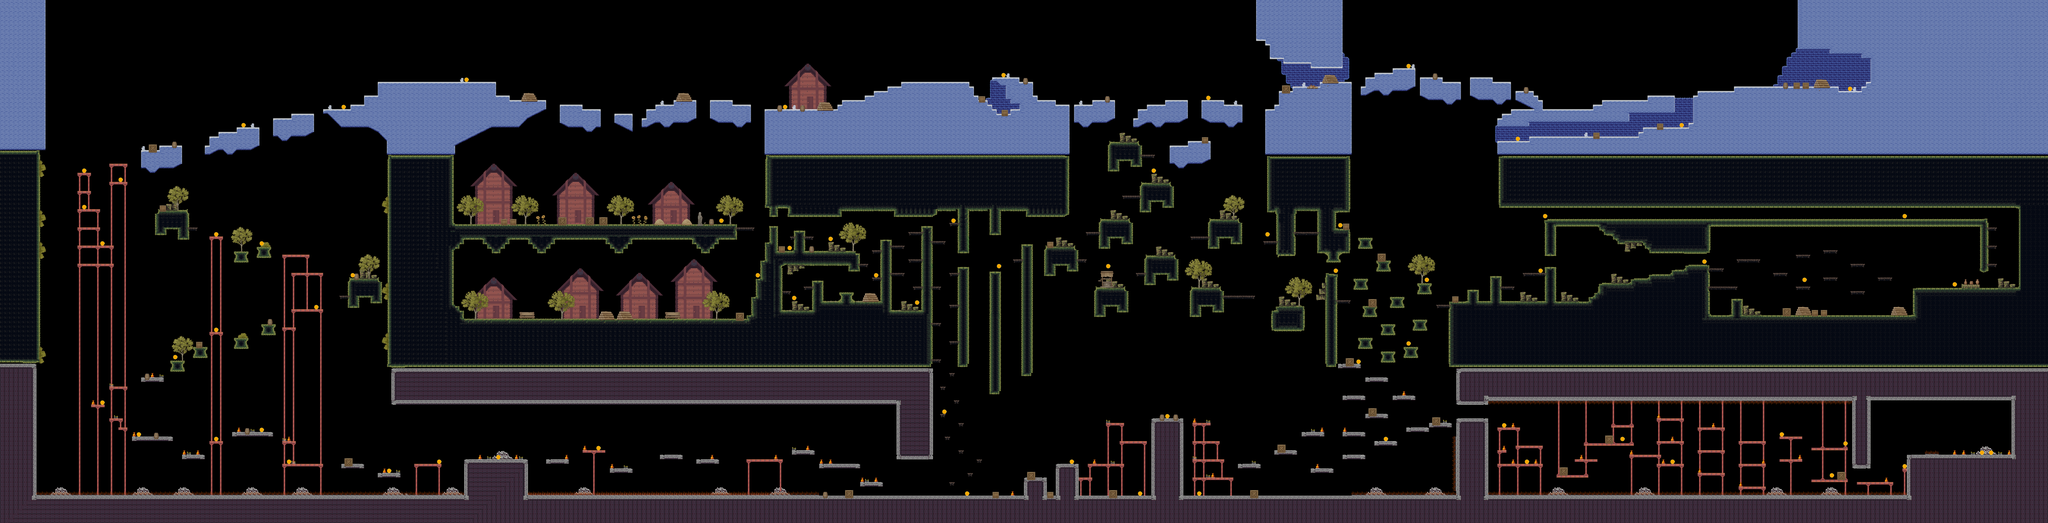

A level layout from a 2D game, rendered from its tile map. Below: a short description, then the map file with tile-grid data replaced by summaries:
An orthogonal 450x115 tile map with 25x25 px tiles, 4 tile layers (Houses, gr, Gr0, coin), 7 tilesets and 631 objects.

<map version="1.10" tiledversion="1.10.2" orientation="orthogonal" renderorder="right-down" width="450" height="115" tilewidth="25" tileheight="25" infinite="0" nextlayerid="18" nextobjectid="812">
 <tileset firstgid="1" source="ones.tsx" />
 <tileset firstgid="400" source="twice.tsx" />
 <tileset firstgid="638" source="Farm.tsx" />
 <tileset firstgid="2238" source="Cave.tsx" />
 <tileset firstgid="3018" source="Houses.tsx" />
 <tileset firstgid="3494" name="Snow" tilewidth="25" tileheight="25" tilecount="110" columns="11">
  <image source="SnowTiles.png" width="291" height="268" />
 </tileset>
 <tileset firstgid="3604" name="NormalCoin" tilewidth="25" tileheight="25" tilecount="1" columns="1">
  <image source="IMG_0708.png" width="25" height="25" />
 </tileset>
 <layer id="7" name="Houses" width="450" height="115">
  <data>[51750 cells, 1858 non-empty, 100 distinct tile ids]</data>
 </layer>
 <layer id="1" name="gr" width="450" height="115">
  <data>[51750 cells, 22428 non-empty, 159 distinct tile ids]</data>
 </layer>
 <layer id="6" name="Gr0" width="450" height="115">
  <data>[51750 cells, 1922 non-empty, 235 distinct tile ids]</data>
 </layer>
 <objectgroup id="4" name="env" visible="0">
  <object id="47" x="4462.67" y="1545.33" width="55.3333" height="164.667" />
  <object id="51" x="4515.33" y="1658.67" width="109.333" height="52" />
  <object id="52" x="4621.33" y="1612.67" width="56" height="44" />
  <object id="53" x="4620.67" y="1657.33" width="229.333" height="68.6667" />
  <object id="54" x="4835.33" y="1319.33" width="60" height="335.333" />
  <object id="56" x="4838" y="1654.67" width="57.3333" height="71.3333" />
  <object id="59" x="4894" y="1708" width="186" height="32.6667" />
  <object id="61" x="4789.33" y="1526" width="52.6667" height="15.3333" />
  <object id="63" x="4710.67" y="1448.67" width="60.6667" height="19.3333" />
  <object id="65" x="4788.67" y="1376" width="49.3333" height="14.6667" />
  <object id="66" x="4896" y="1351.33" width="72" height="14.6667" />
  <object id="67" x="4893.33" y="1500.67" width="74.6667" height="16.6667" />
  <object id="68" x="5012" y="1576" width="58" height="16" />
  <object id="69" x="4988.67" y="1425.33" width="94.6667" height="16" />
  <object id="70" x="4990.67" y="1276" width="88.6667" height="15.3333" />
  <object id="71" x="4252" y="1707.33" width="260.667" height="34" />
  <object id="72" x="4350" y="1656.67" width="29.3333" height="56.6667" />
  <object id="73" x="4380.67" y="1673.33" width="31.3333" height="43.3333" />
  <object id="74" x="4411.33" y="1688" width="34" height="32.6667" />
  <object id="75" x="4247.33" y="1437.33" width="50" height="268.667" />
  <object id="76" x="4291.33" y="1600" width="52" height="16.6667" />
  <object id="77" x="4411.33" y="1574" width="60" height="18.6667" />
  <object id="79" x="4249.33" y="1383.33" width="449.333" height="68" />
  <object id="80" x="4323.33" y="1449.33" width="32" height="55.3333" />
  <object id="81" x="4356" y="1449.33" width="30.6667" height="38" />
  <object id="82" x="4385.33" y="1448" width="36" height="26" />
  <object id="83" x="4668" y="1396.67" width="51.3333" height="91.3333" />
  <object id="84" x="4362" y="1269" width="58.5455" height="111" />
  <object id="85" x="4340.33" y="1300.67" width="128.833" height="17.3333" />
  <object id="86" x="5062.06" y="1247.15" width="61.3333" height="1277.88" />
  <object id="87" x="5120.58" y="1325.33" width="73.394" height="18.2727" />
  <object id="88" x="5215.19" y="1225.05" width="63.4792" height="19.0417" />
  <object id="89" x="5214.67" y="1500.2" width="86.6667" height="18.9167" />
  <object id="91" x="5122" y="1574.67" width="46.2424" height="19.1212" />
  <object id="92" x="5215.33" y="1675.33" width="60.6667" height="18.5151" />
  <object id="93" x="5121.33" y="1775.36" width="47.5758" height="18.4242" />
  <object id="94" x="5213.33" y="1875.33" width="72.6667" height="18.6667" />
  <object id="95" x="5122" y="1975.18" width="47.0909" height="18.5758" />
  <object id="106" x="4926" y="2203.33" width="196.667" height="320" />
  <object id="107" x="2544.67" y="2198.67" width="2386" height="21.3333" />
  <object id="109" x="5262" y="1470" width="62" height="542.667" />
  <object id="110" x="5262" y="1153.33" width="60.6667" height="236.333" />
  <object id="111" x="5130" y="1131.33" width="131.333" height="26.6667" />
  <object id="112" x="5124.67" y="1131.33" width="22.6667" height="46" />
  <object id="113" x="4909.33" y="1176.67" width="209.333" height="13.7576" />
  <object id="114" x="5109.33" y="1175.33" width="13.3333" height="13.3333" />
  <object id="115" x="4909.33" y="1142.67" width="18.6667" height="33.3333" />
  <object id="117" x="4612.67" y="1140.67" width="312.667" height="20.6667" />
  <object id="118" x="4598.67" y="1138.67" width="24" height="52" />
  <object id="121" x="4334" y="1150.67" width="270" height="43.3333" />
  <object id="122" x="4266" y="1124" width="79.3333" height="20.6667" />
  </objectgroup>
 <layer id="14" name="coin" width="450" height="115">
  <data>[51750 cells, 69 non-empty, 1 distinct tile ids]</data>
 </layer>
 <objectgroup id="15" name="coinrect" visible="0">
  <!-- 76 objects omitted --></objectgroup>
 <objectgroup id="17" name="Liesobj" visible="0">
  <!-- 7 objects omitted --></objectgroup>
</map>
<!-- 580 of 631 objects omitted -->
